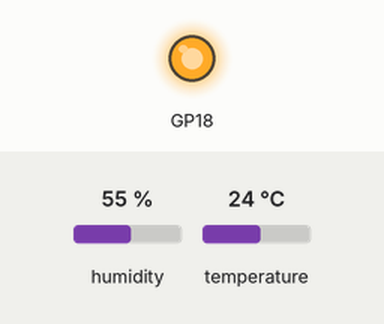
Recording of a program running on a simulated Raspberry Pi Pico running MicroPython. Shown: output pins drawn as LEDs (lit = HIGH). Inputs (shaded band) come from the test bench; at power-on: humidity 55 %, temperature 24 °C. Library files of the repository ran but are not shown: dht11.py; pins used as bus, display or sensor lines are not drawn; what the program prints to the serial console is not drawn.

Above: at 1.2 s.
1.3 s: humidity set to 22 %
2.8 s: temperature set to 19 °C
4.3 s: humidity set to 40 %
Timing chart, 0 to 7.3 s (numbered marks = the images above; inputs shaded):
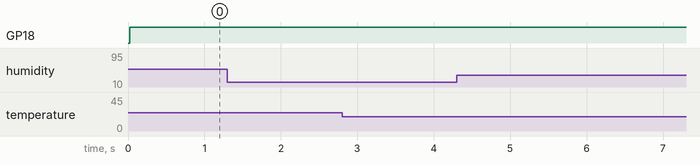

Measured:
- after the input at 1.3 s, every drawn part: stays the same
- after the input at 2.8 s, every drawn part: stays the same
- after the input at 4.3 s, every drawn part: stays the same

The program:

sample_dht11.py
```python
from dht11 import *
from time import sleep

dht2 = DHT(18) #temperature and humidity sensor connect to D18 port


while True:
    temp,humid = dht2.readTempHumid()#temp:  humid:
    print(temp)
    print(humid)
    sleep(0.5)
```
